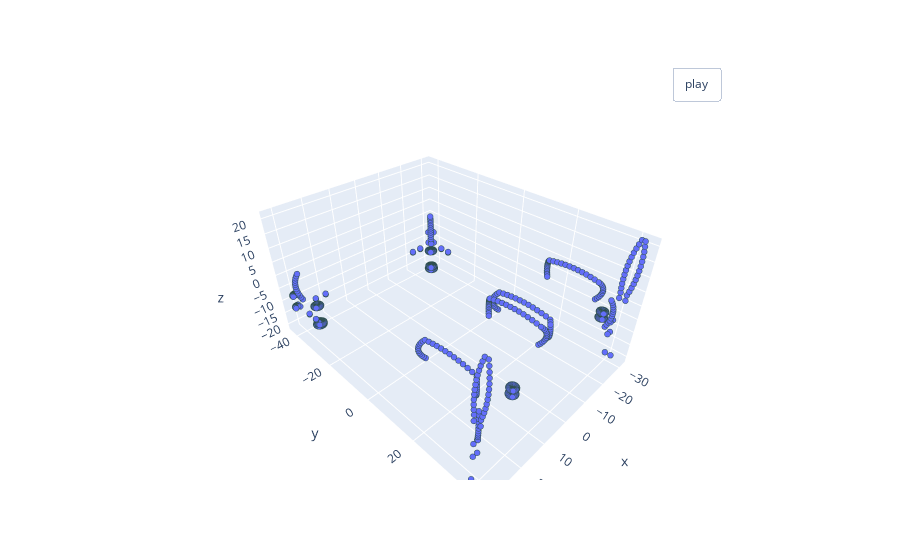

Notebook source saved alongside this figure:
### Code cell
# to visualize accurately point clouds so we could see vertices better
def pcshow(xs, ys, zs):
    data=[go.Scatter3d(x=xs, y=ys, z=zs, mode='markers')]
    
    fig = visualize_rotate(data)
    fig.update_traces(marker=dict(size=2,
                                  line=dict(width=2,
                                            color='DarkSlateGrey')),
                      selector=dict(mode='markers'))
    fig.show()

pcshow(x, y, z)

### Figure 1 — Plotly figure (JSON) as saved in the notebook; plotly's stock layout.template omitted (floating-point values rounded to 4 significant figures; data arrays with more than 128 entries replaced by an {"elided": "..."} marker saying what was removed)
{"data": [{"marker": {"line": {"color": "DarkSlateGrey", "width": 2}, "size": 2}, "mode": "markers", "type": "scatter3d", "x": {"elided": "2095 float values"}, "y": {"elided": "2095 float values"}, "z": {"elided": "2095 float values"}}], "layout": {"updatemenus": [{"buttons": [{"args": [null, {"frame": {"duration": 50, "redraw": true}, "fromcurrent": true, "mode": "immediate", "transition": {"duration": 0}}], "label": "play", "method": "animate"}], "pad": {"r": 10, "t": 45}, "showactive": false, "type": "buttons", "x": 0.8, "xanchor": "left", "y": 1, "yanchor": "bottom"}]}}
